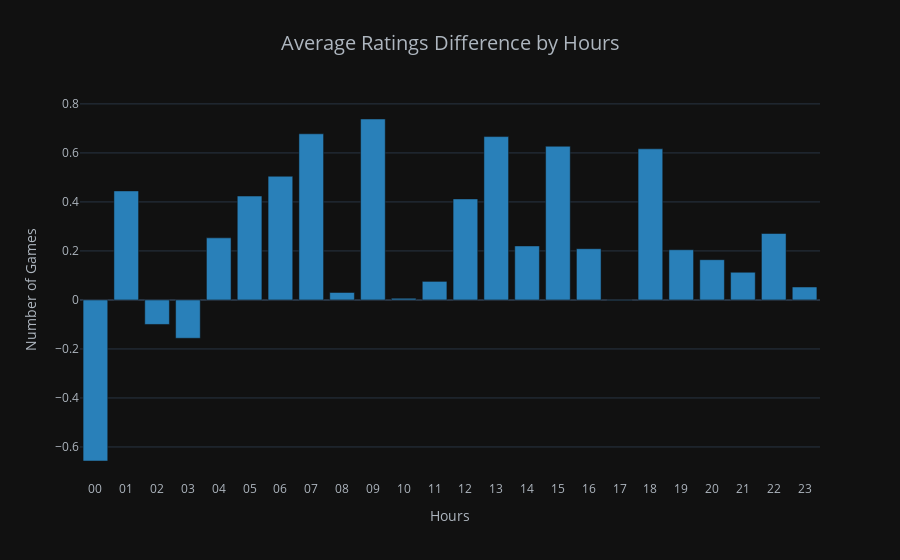

Notebook code cell kept with this figure:
### Markdown cell above
### Average Rating Difference by Hour

### Code cell
mask_standard = df['variant'] == 'Standard'
mask_rated = df['game_type'] == 'Rated'
mask_bullet = df['chess_type'] == 'Bullet'
mask_blitz = df['chess_type'] == 'Blitz'
mask_rapid = df['chess_type'] == 'Rapid'

df_standard_rated = df[mask_standard & mask_rated]
df_bbr = df_standard_rated[mask_bullet | mask_blitz | mask_rapid]

pivot_table = pd.pivot_table(df_bbr, index='hour', values = ['rating_gained','rating_lost'], aggfunc='mean')
pivot_table['rating_diff'] = pivot_table['rating_gained'] - pivot_table['rating_lost']
hours = pivot_table.index
fig = px.bar(pivot_table,x=hours,y='rating_diff',color_discrete_sequence=[blue],
             title="Average Ratings Difference by Hours" ,barmode ='group')
fig.update_layout(font_color = '#AEB6BF',title_x = 0.5,title_font_size = 20,
                  xaxis_title = 'Hours',yaxis_title = 'Number of Games')
fig.show()

### Figure 1 — Plotly figure (JSON) as saved in the notebook; plotly's stock layout.template omitted (floating-point values rounded to 4 significant figures)
{"data": [{"alignmentgroup": "True", "hovertemplate": "hour=%{x}<br>rating_diff=%{y}<extra></extra>", "legendgroup": "", "marker": {"color": "#2980B9", "pattern": {"shape": ""}}, "name": "", "offsetgroup": "", "orientation": "v", "showlegend": false, "textposition": "auto", "type": "bar", "x": ["00", "01", "02", "03", "04", "05", "06", "07", "08", "09", "10", "11", "12", "13", "14", "15", "16", "17", "18", "19", "20", "21", "22", "23"], "xaxis": "x", "y": [-0.6573, 0.4449, -0.1, -0.1563, 0.2534, 0.424, 0.5047, 0.678, 0.03046, 0.7384, 0.00678, 0.07576, 0.4123, 0.6667, 0.2204, 0.6272, 0.2091, -0.001698, 0.6166, 0.2048, 0.1642, 0.113, 0.2712, 0.0528], "yaxis": "y"}], "layout": {"barmode": "group", "font": {"color": "#AEB6BF"}, "legend": {"tracegroupgap": 0}, "title": {"font": {"size": 20}, "text": "Average Ratings Difference by Hours", "x": 0.5}, "xaxis": {"anchor": "y", "domain": [0, 1], "title": {"text": "Hours"}}, "yaxis": {"anchor": "x", "domain": [0, 1], "title": {"text": "Number of Games"}}}}
